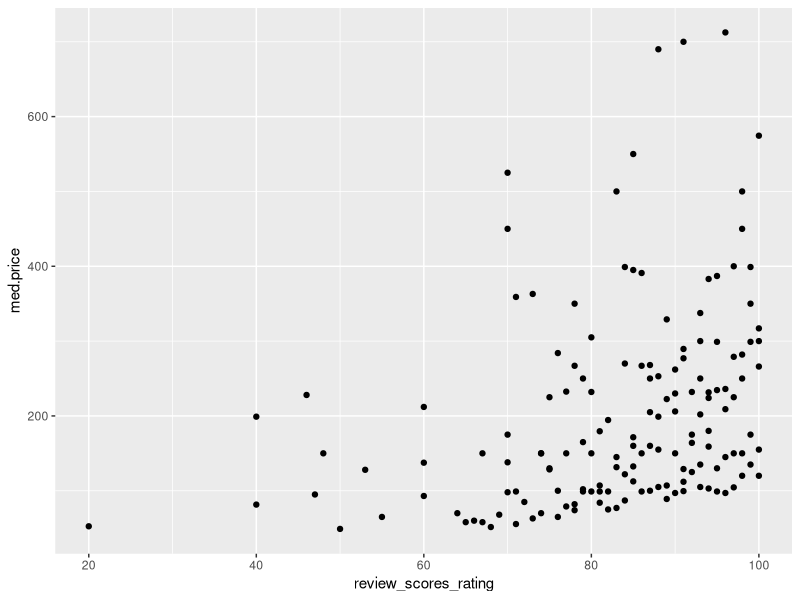
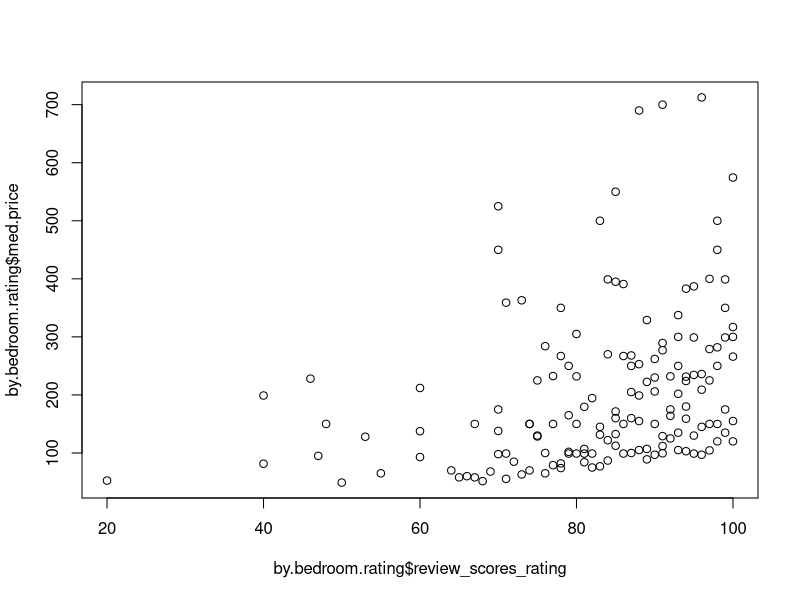
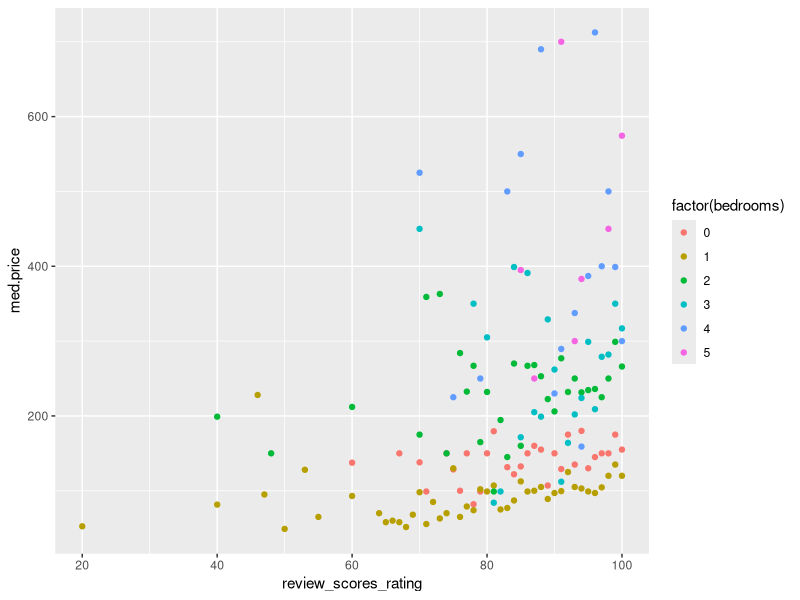
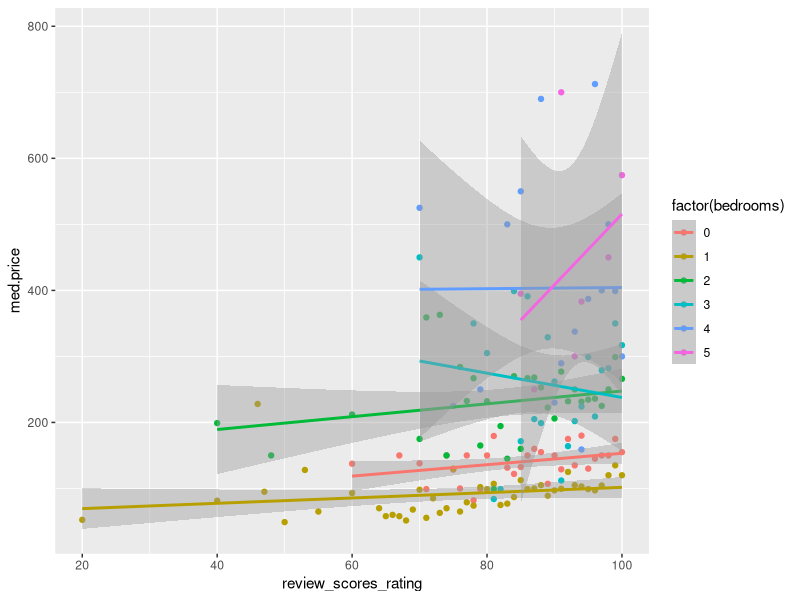
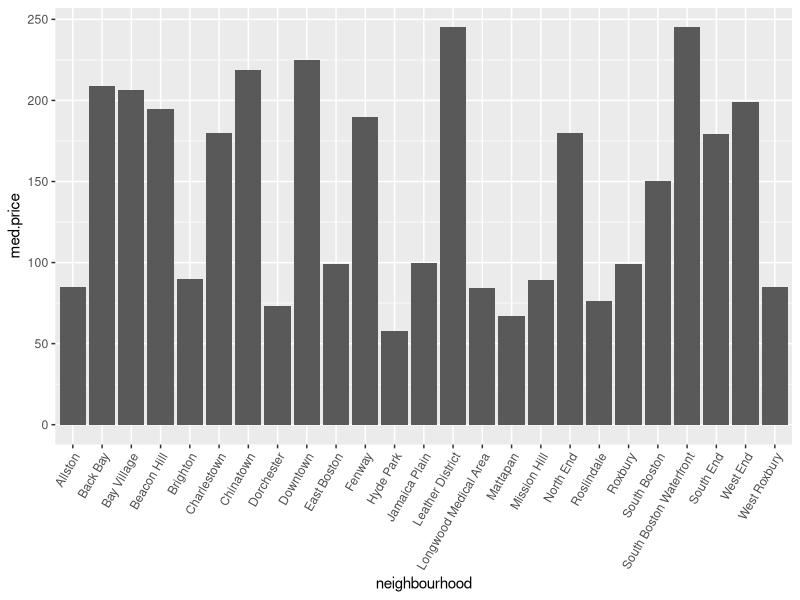
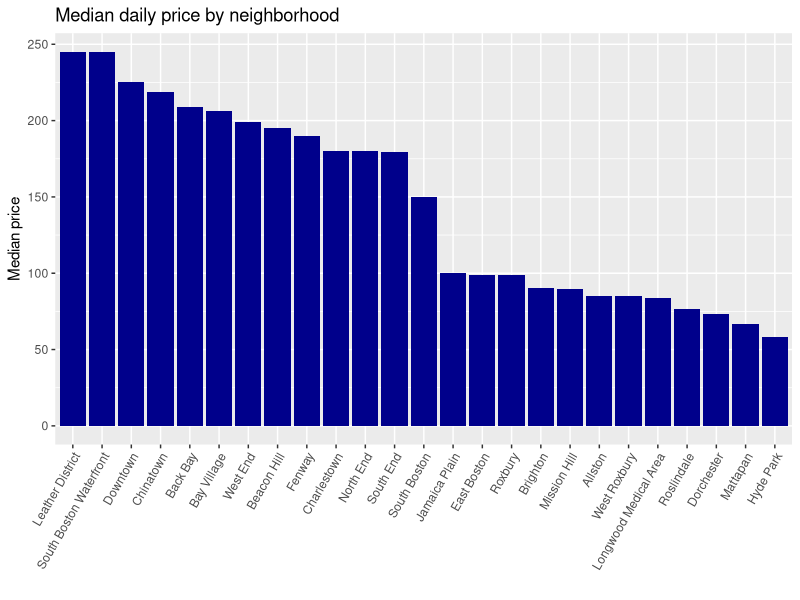
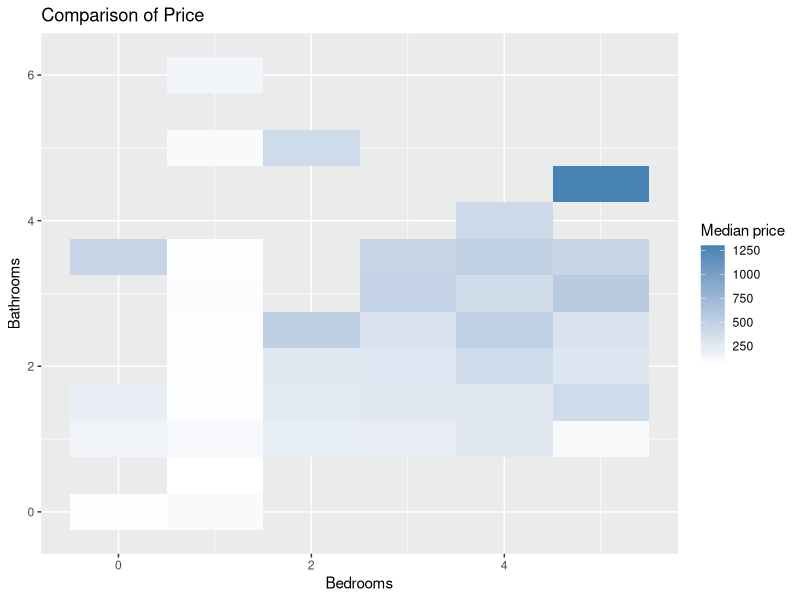
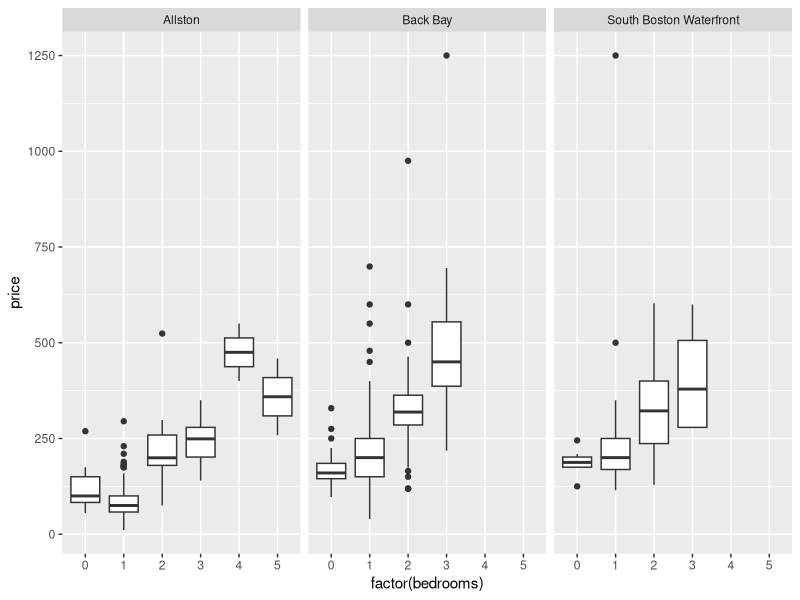

The R source for these figures, in order: (Note: this script raises an error after producing the figures.)
# Session 1: Introduction to R + Data Wrangling/Visualization
# Thanks to Andrew Zheng for much of this example's content!

# Key Tools: tidyverse packages (dplyr, ggplot2)

## --------------------------------------------------------------------
################################ Agenda ###############################
## --------------------------------------------------------------------
# Part 1: Part 1: Data cleaning and summarization in dplyr
# Part 2: dplyr Analysis Examples
# Part 3: Part 3: Plotting in ggplot2

# ---------------------------------------------------------------------
########### Part 1: Data cleaning and summarization in dplyr #########
# ---------------------------------------------------------------------

# Now that we have a handle on basic R syntax, we're ready to start working with data!

# As you navigate through the world of Analytics, You’ll also need to install some R packages.
# An R package is a collection of functions, data, and documentation that extends the
# capabilities of base R. Using packages is key to the successful use of R.
# R comes with a lot of packages preinstalled in your computer. To see a full list of all the 
# packages installed, click on the "Packages" tab at the bottom panel at the right of your screen.

# How do I install a new package in your machine:
# Option 1: with a command
install.packages("tidyverse")
# Option 2: via an interface: Click Packages at the right bottom panel > Install > type the name in the Packages line.

# Once a package is installed, you still need to load it in each session (but you do not need to re-install it):
library(tidyverse)

#' We just loaded "tidyverse", a master package that contains the most popular data packages,
#' dplyr and ggplot2 (with other useful packages too!)
#' We'll start with dplyr, is a super useful package created by Hadley Wickham that provides
#' several functions for efficiently "slicing-and-dicing" your data. A lot of these functions 
#' are similar to the logic that you use when creating pivot tables. We'll cover the basic 
#' functions: `select`, `filter`, `count`, `summarize`, `mutate`, `group_by`, and `arrange`. 
#' If you are interested in learning more, check out https://cran.r-project.org/web/packages/dplyr/dplyr.pdf.


# Next, load in the rental data (check your working directory!)
# setwd("~/git/mban22_software_tools/session1_R")
raw_listings <- read.csv('data/listings_clean.csv')

# Our traditional data viewing methods don't work well here--there are too many features and observations
str(raw_listings)
head(raw_listings)

# We will explore various ways to look at the data more easily using the dplyr functions.

##### SELECT function and introduction to "chaining" #####
# The select() function allows you to select a specific column (or set of columns)
# Here we select one column and look at the first few rows using head():

head(raw_listings$price)
head(select(raw_listings, price,bedrooms))

# This is fine, but it's a little awkward having to nest our code like that.  
# Luckily, there is a nifty operator included with tidyr called the **chaining operator** 
# which looks like `%>%` and serves like a pipeline from one function to another. 
# Specifically: `x %>% f` is the same as `f(x)`. In other words, the chaining operator feeds in the object 
# on its left as the first argument into the function on its right.
# You will see this syntax a lot with dplyr, so we'll try it out now. Now we can instead do this:
raw_listings %>% select(price, bedrooms) %>% head()

##### MUTATE function #######
#' The mutate() function allows us to create new columns by doing operations on existing ones.
#' In the listings data, we notice that the  prices are actually strings. 
#' If we want to work with these as numbers, we'll need to convert them. 
#' mutate() can help us here! We need to remove the "$" and "," from the price and then
#' convert it to a numeric variable. The gsub() function lets us strip out unwanted characters,
#' and then as.numeric() call lets us make the result into a number.

## Let's start by figuring out how to convert the prices to numbers. What do the prices look like?
example = raw_listings$price[1:5] # choose a small set of values to work with to see how this works
example 
gsub('[$,]', '', example) # gsub lets us  remove the $ and ,: we replace these both with '' (e.g. nothing)
as.numeric(gsub('[$,]', '', example)) # now that the rows "look like" numbers, we can convert them to numbers

## Now we can put this all together to create a new column in the listings column!
raw_listings %>% 
  mutate(price_numeric = as.numeric(gsub('[$,]', '', price))) %>% 
  select(name, price, price_numeric) %>%
  head()

#### COUNT function ####
#' The count() function gives us the count/length of a column.
#' Here we find how many listings there are with non-NA bedrooms files.
raw_listings %>% count(is.na(bedrooms))
count(raw_listings,  is.na(bedrooms))

# we can also look at the count of all bedrooms!
raw_listings %>% count(bedrooms)

#### FILTER function ####
#' The filter() function lets us filter to a subset of rows. We filter on conditions, just like with 
#' the subset() function that we have used in the past.
#' Tip: You can filter using the `%in%` keyword to restrict to row values contained in a set.
## ------------------------------------------------------------------------
raw_listings %>% select(name, neighbourhood, price, bedrooms) %>%
  filter(bedrooms==4) %>% head()

## We could have done the same thing in base R:
head(subset(raw_listings[c("name","neighbourhood","price","bedrooms")], bedrooms == 4))

## Let's try using the %in% operator
## first, what are the unique neighborhoods?
unique(raw_listings$neighbourhood)

## we can restrict our data to look at a subset of this
raw_listings %>% select(name, neighbourhood, price, bedrooms) %>%
  filter(neighbourhood %in% c('Downtown', 'Back Bay', 'Chinatown'))


# EXERCISE: The `%in%` operator.
# Filter the listings to those that accommodate either 2, 4, or 7 AND have at least 2 bedrooms?	

## FILL IN LINE##

#' Note that the tidyverse packages generally do not change the dataframe objects they act on. 
#' For example, the code above doesn't change `listings`, but instead returns a new dataframe 
#' that has the same data as `listings`, plus an extra column. 
#' We could store it in a new variable using "=" or "<-".
#' We want to make sure our data has a correct price column and no missing bedroom or bathroom columns. 
#' We'll assign it to a dataframe named `listings`. 

listings <- raw_listings %>%
  filter(!is.na(bedrooms), !is.na(bathrooms)) %>%
  mutate(price = as.numeric(gsub('[$,]', '', price)), # we are now replacing the price column, not creating a new one
         cleaning_fee = as.numeric(gsub('[$,]', '', cleaning_fee)))

head(listings)

##### ARRANGE function #####
## The arrange() function lets us sort the data by a chosen column (or sets of columns)
## We can also sort this information by price using the arrange function. 
## If you want to sort in descending order, wrap the column name in desc()
listings %>%
  select(name, bedrooms, price) %>%
  arrange(desc(price),desc(bedrooms)) %>%
  head()

##### SUMMARISE function (for aggregation) #####
#' Now, how about a summary statistic, like the average price for a listing? 
#' Let's take our clean dataset and `summarize` it to find out.
listings %>% summarise(avg.price = mean(price))

#### GROUP_BY function ####
#' We can also run summary statistics by group, like a pivot table,
#' We first `group_by` a given variable, and then we summarize within each of the groups.
#' This is similar to creating a pivot table in Excel. 
listings %>%
  group_by(neighbourhood) %>%
  summarize(avg.price = mean(price),
            median.price = median(price))

#' EXERCISE: Explore how listings differ by property type (e.g. condo, house). 
#' Sort the property types in descending order by the number of people they accommodate.
#' Which has the highest average accommodation capacity?
#' Notice that once we create a column in the summarize() function, it's available later in the series of operations!

##FILL IN LINE##

##### JOIN functions #####
#' Our last topic will be how to **join** two data frames together. 
#' dplyr has several functions for joining: full_join, left_join, inner_join, etc.
#' They all follow the same syntax: full_join(table1, table2, by='name')
#' Here, you would be joining table1 and table2 on the name column. 
#' An inner_join only includes entries that have a matching row in both table1 and table2, 
#' left_join includes all table1 entries and joins table2 entries where there is a match, and
#' full_join will include all entries from both tables, matching where possible.

## Suppose we want to add in the median neighborhood price for each listing. We could do this as follows:
neighborhood_stats <- listings %>%
  group_by(neighbourhood) %>%
  summarise(median_price = median(price))

inner_join(listings, neighborhood_stats, by = 'neighbourhood') %>%
  select(name, neighbourhood, price, median_price)

## --------------------------------------------------------------------
################# Part 2: dplyr Analysis Examples ####################
## --------------------------------------------------------------------
#' Example 1: examining trends by neighborhood.
#' Suppose we're a little worried these averages are skewed by a few outlier listings.
#' Let's compare the average price, median price, and count of listings in each neighborhood. 
#' The `n()` function here just gives a count of how many rows we have in each group.
#' Notice that we can summarize multiple features at once using summarize().
listings %>%
  group_by(neighbourhood) %>%
  summarize(avg.price = mean(price),
            med.price = median(price),
            num = n())

#' We do notice some red flags to our "mean" approach.
#' 
#' PROBLEM 1: if there are a very small number of listings in a neighborhood compared to the rest of the dataset, 
#' we may worry we don't have a representative sample, or that this data point should be discredited somehow 
#' (on the other hand, maybe it's just a small neighborhood, like Bay Village, and it's actually outperforming 
#' expectation).
#' 
#' PROBLEM 2: if the *median* is very different than the *mean* for a particular neighborhood, 
#' it indicates that we have *outliers* skewing the average.  Because of those outliers, as a rule of thumb, 
#' means tend to be a misleading statistic to use with things like rent prices or incomes.

#' EXERCISE: We can address this problem by filtering out neighborhoods below a threshold count using our new num variable. 
#' Extend the query above to filter to only neighborhoods with > 200 listings.

##FILL IN LINE##

# Example 2: ratings summarized by the number of bedrooms
# What's new here? we are filtering out NA values.
# You will likely come across a lot of datasets with NAs and they can cause headaches.
# In this example, we are grouping listings together if they have the same review score, 
# and taking the median within the group. We also remove any NA values to get valid medians.
by.bedroom.rating <- listings %>%
  filter(!is.na(review_scores_rating)) %>%
  group_by(bedrooms, review_scores_rating) %>%
  summarize(med.price = median(price), listings = n())

## --------------------------------------------------------------------
################## Part 3: Plotting in ggplot2 #######################
## --------------------------------------------------------------------
#' 
#' `ggplot2` provides a unifying approach to graphics, similar to what we've begun to see with tidyr. 
#' (https://www.cs.uic.edu/~wilkinson/TheGrammarOfGraphics/GOG.html)
#' 
#' Every ggplot consists of three main elements:
#' - **Data**: The dataframe we want to plot.
#' - **Aes**thetics: The dimensions we want to plot, e.g. x, y, color, size, shape.
#' - **Geom**etry:  The specific visualization shape. Line plot, scatter plot, bar plot, etc.

## If you have loaded tidyverse(), you don't need to load ggplot2 separately. If not, make sure to load it here.
# install.packages('ggplot2')
# library(ggplot2)

#### Creating a basic plot. ####
# Suppose we want to plot our bedroom rating data from earlier. How should we do that?
#' We must specify all three key elements here: our Data (`by.bedroom.rating`), 
#' our Aesthetic mapping (`x` and `y` to columns of the data), and our desired Geometry (`geom_point`).  
#' We glue everything together with `+` signs.   
by.bedroom.rating %>%
  ggplot(aes(x=review_scores_rating, y=med.price)) +
  geom_point()

## Reminder: before, we would have done this using:
plot(by.bedroom.rating$review_scores_rating, by.bedroom.rating$med.price)

#' We can use the aesthetics to add a lot more detail to our charts. Suppose we want to see these points 
#' broken out by the number of bedrooms. Let's color these points by the number of bedrooms by specifying 
#' which variable to use to determine the color of each point.
by.bedroom.rating %>%
  ggplot(aes(x=review_scores_rating, y=med.price, color=factor(bedrooms))) +
  geom_point()
# Note that `factor` essentially tells ggplot to treat `bedrooms` as categorical rather than numeric.


# We can also use geoms to layer additional plot types on top of each other.
# In the following example, we throw in a linear best-fit line for each bedroom class. 
# Note that the same x, y, and color aesthetics propagate through all the geoms.
by.bedroom.rating %>%
  ggplot(aes(x=review_scores_rating, y=med.price, color=factor(bedrooms))) +
  geom_point() +
  geom_smooth(method = lm)

#### Bar Plots: another type of geometry ####
# We use the (`geom_bar`) geometry for plotting bar charts.

# Let's save the summary of neighborhoods by prices so that we can plot it.
by.neighbor <- listings %>%
  group_by(neighbourhood) %>%
  summarize(med.price = median(price))

# We use `stat='identity'` to tell `geom_bar` that we want the height of the bar to be equal to the `y` value. 
by.neighbor %>%
  ggplot(aes(x=neighbourhood, y=med.price)) +
  geom_bar(stat='identity') + 
  theme(axis.text.x=element_text(angle=60, hjust=1)) # This rotates the labels on the x-axis so we can read them

# We can make this better! Let's add some color and titles, and reorder the entries to be in descending price order.
by.neighbor %>%
  ggplot(aes(x=reorder(neighbourhood, -med.price), y=med.price)) +
  geom_bar(fill='dark blue', stat='identity') +
  theme(axis.text.x=element_text(angle=60, hjust=1)) +
  labs(x='', y='Median price', title='Median daily price by neighborhood')

#### Heatmaps #### 
# A useful geometry for displaying heatmaps in `ggplot` is `geom_tile`. 
# This is typically used when we have data grouped by two different variables, and so we need visualize in 2d.  
# For example, try using `geom_tile` to visualize median price grouped by # bedrooms and bathrooms.
# You can also change the color scale so that it runs between two colors by adjusting a `scale_fill_gradient` theme:

listings %>%
  group_by(bedrooms, bathrooms) %>%
  summarize(med = median(price)) %>%
  ggplot(aes(x=bedrooms, y=bathrooms, fill=med)) +
  geom_tile() + 
  scale_fill_gradient(low = "white", high = "steelblue") +
  labs(x='Bedrooms', y='Bathrooms', fill='Median price', title = "Comparison of Price")

#### Plotting Distributions ####
# We can pick out a few of these high end neighborhoods and plot a more detailed view of the distribution of price.
# Two common ways to look at distributions are boxplots and cumulative distribution plots.

# Option 1 - Boxplots: A boxplot shows the 25th and 75th percentiles (top and bottom of the box), 
# the 50th percentile or median (thick middle line), the max/min values (top/bottom vertical lines), 
# and outliers (dots). We see that there are extreme outliers ($3000 per night!!). If we add in
# neighborhood information, we can see that the distributions are quite different 
# (such as Back Bay which has a "heavy tail" of expensive properties) 
listings %>% 
  filter(neighbourhood %in% c('South Boston Waterfront', 'Allston','Back Bay')) %>%
  filter(price<  2000) %>%
  ggplot(aes(x=factor(bedrooms), y=price)) +
  facet_grid(.~neighbourhood) +
  geom_boxplot()

# Option 2 - Cumulative Distribution (CDF) `stat_ecdf` plots the CDF of (i.e. percentiles vs. values) of vectors, 
# which gives you a lot more information about the distribution at the expense of being a bit harder to read.
# Let's plot the distribution of price by number of bedrooms, and use `coord_cartesian` to limit the x-axis range.
listings %>%
  ggplot(aes(price, color=factor(bedrooms))) +
  stat_ecdf() +
  coord_cartesian(xlim = c(0, 1000))

# What do you notice here?:
# - Prices cluster around multiples of $50 (look for the vertical lines). Maybe people should be differentiating on price more!
# - Low-end zero-bedroom units are cheaper than low-end one-bedroom units, but one-bedroom units are cheaper at the high end. 

#### Saving a plot
# You can use the "Plots" frame (lower right) to flip back through all the plots you've created 
# in the session (arrows), "Zoom" in on plots, and "Export" to save (to a PDF, image, or just to the clipboard).

#' EXERCISE: Explore the Airbnb listings data. Suppose you are thinking about investing in a property.
#' You have to decide what neighborhood and property type to buy, what amenities to offer, and 
#' how to price your listing. Use ggplot2 and dplyr to start wrangling the data to inform your decision process.


## --------------------------------------------------------------------
################### Closing Notes: General Tips #######################
## --------------------------------------------------------------------

# 1. How can I figure out the syntax or operations of a function?
# Suppose that you would like to figure out how to take the log base 10.
# You can directly use the help function:
help(log)
# Or you can just use the question mark before the function you are interested in
?log
# Look at the "Arguments" section to look at what kind of inputs the function takes.
# The "Details" section describes also the operations of the function.
# "Examples" will actually show you how to apply it.
# Another option is to just Google it!!
# How do we get then the log base 10?
log10(10)

# 2. What do I do if I get an error?
# First, do not panic! Coding is almost synonymous to debugging!
# You will learn more than what you expect by solving your errors.
# Try to understand the type of error that you encounter. 
# You will see a red message at the bottom of your console describing the error and the expression where it was encountered.

#Here is an example:
log("Maria")     
log(a)
# Object a is not found because it was not defined.
a = 10
log(a)

# Here are some common error messages
# "could not find function" errors, usually caused by typos or not loading a required package
# "Error in if" errors, caused by non-logical data or missing values passed to R's "if" conditional statement
# "Error in eval" errors, caused by references to objects that don't exist
# "cannot open" errors, caused by attempts to read a file that doesn't exist or can't be accessed
# "no applicable method" errors, caused by using an object-oriented function on a data type it doesn't support
# "subscript out of bounds" errors, caused by trying to access an element or dimension that doesn't exist
# package errors caused by being unable to install, compile or load a package.

# A link to the most common errors in R: https://www.r-bloggers.com/common-r-programming-errors-faced-by-beginners/

# 3. Where can I find help?
# There’s lots of information out there to help you decode your warning and error messages. 
# Here are some that I use all the time:
# Typing ? or ?? and the name of the function that’s going wrong in the console will give you help within R itself.
# Googling the error message, warning or package is often very useful
# Stack Overflow or the RStudio community forums can be searched for other people’s (solved!) problems
# Email us with questions if none of the above works!
